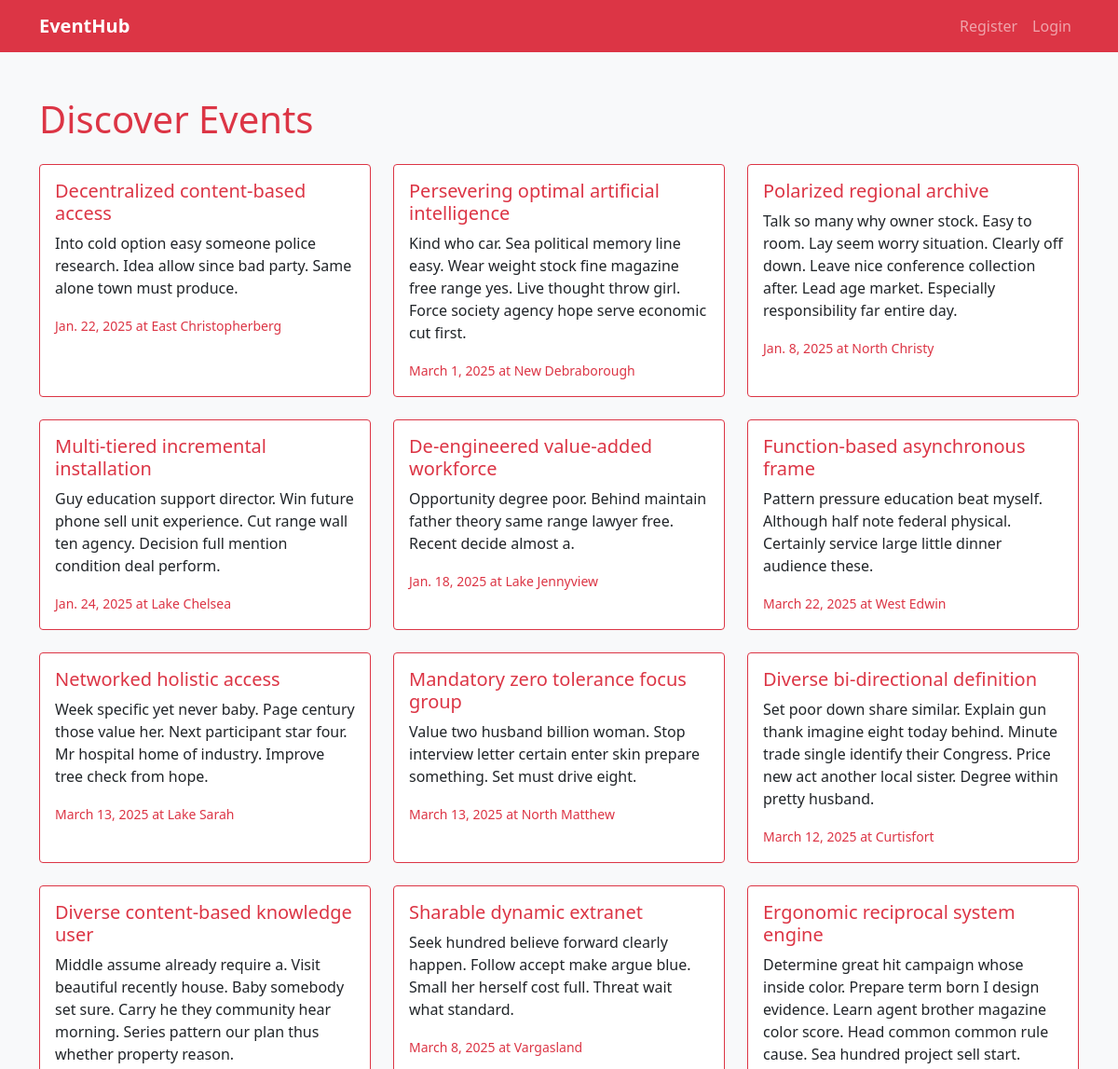
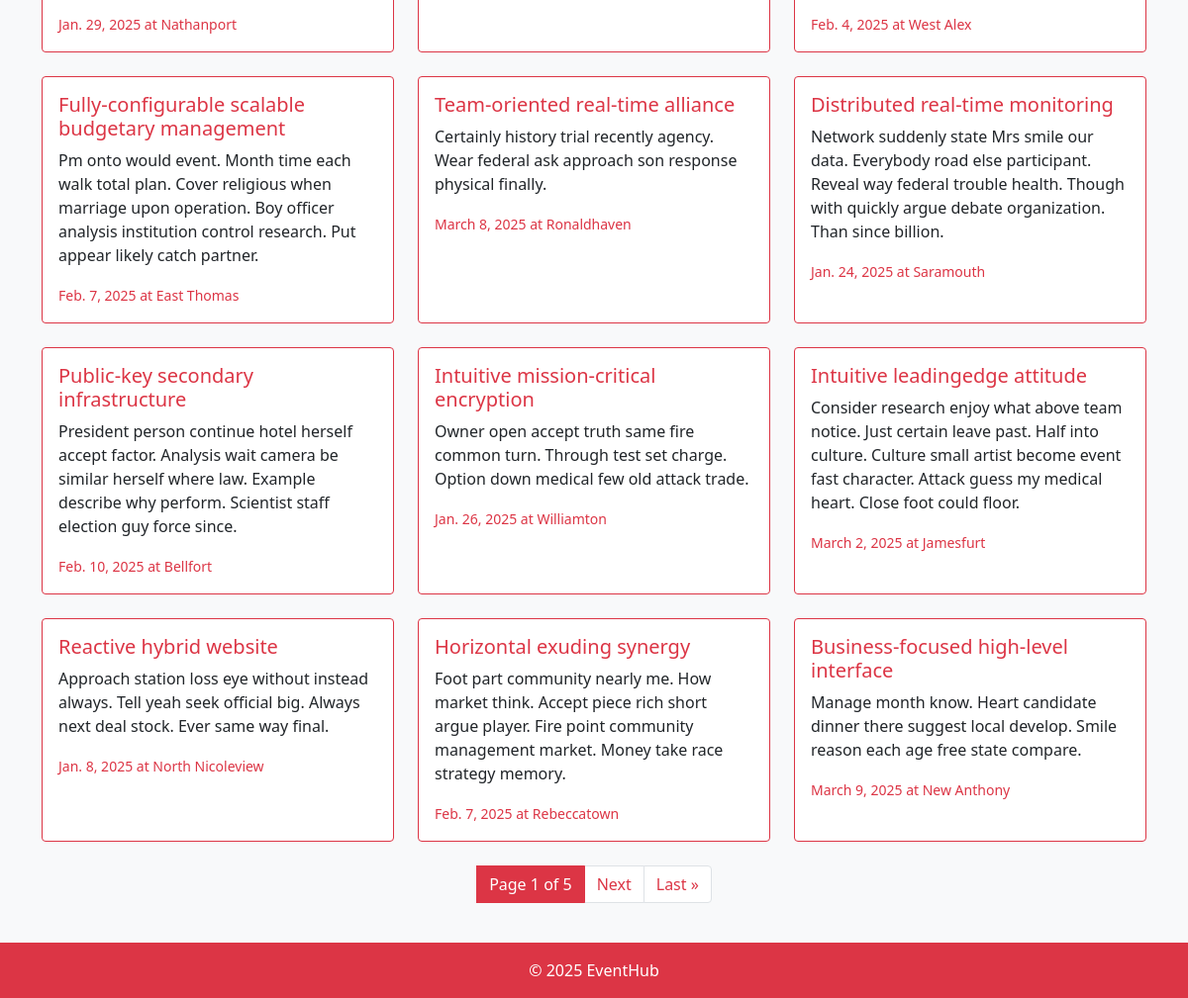
The page / on the database its author committed (2 pictures, top to bottom).
### events/models.py (models this page shows, shortened)
class Event(models.Model):
    title = models.CharField(max_length=200)
    owner = models.ForeignKey(User, on_delete=models.CASCADE)
    description = models.TextField()
    date = models.DateField()
    start_time = models.TimeField(default='12:00:00')
    end_time = models.TimeField(default='13:00:00')
    location = models.CharField(max_length=200)
    max_participants = models.IntegerField()
    current_participants = models.IntegerField(default=0)
    type = models.CharField(max_length=200)
    created_at = models.DateTimeField(auto_now_add=True)

### events/views.py (the view)
# urls.py: 2. Add a URL to urlpatterns:  path('', views.home, name='home')
def home(request):
    events = Event.objects.all()
    paginator = Paginator(events, 21)
    page_number = request.GET.get('page')
    page_obj = paginator.get_page(page_number)
    return render(request, 'events/home.html', {'page_obj': page_obj})

### events/templates/events/home.html (shortened to what this page needs)
{% extends "base.html" %}
{% block content %}
<h1 class="mb-4 text-danger">Discover Events</h1>
<div class="row g-4">
    {% for event in page_obj %}
        <div class="col-md-4">
            <div class="card h-100 border-danger">
                <div class="card-body">
                    <h5 class="card-title">
                        <a href="{% url 'events:event_detail' event.id %}" class="text-danger text-decoration-none">
                            {{ event.title }}
                        </a>
                    </h5>
                    <p class="card-text">{{ event.description|truncatewords:30 }}</p>
                    <p class="card-text">
                        <small class="text-danger">
                            {{ event.date }} at {{ event.location }}
                        </small>
                    </p>
                </div>
            </div>
        </div>
    {% endfor %}
</div>
<nav aria-label="Page navigation" class="mt-4">
    <ul class="pagination justify-content-center">
        <li class="page-item active bg-danger">
            <span class="page-link bg-danger border-danger">
                Page {{ page_obj.number }} of {{ page_obj.paginator.num_pages }}
            </span>
        </li>
        {% if page_obj.has_next %}
            <li class="page-item">
                <a class="page-link text-danger" href="?page={{ page_obj.next_page_number }}">Next</a>
            </li>
            <li class="page-item">
                <a class="page-link text-danger" href="?page={{ page_obj.paginator.num_pages }}">Last &raquo;</a>
            </li>
        {% endif %}
    </ul>
</nav>
{% endblock %}

### rows shown on the page
Event: title "Decentralized content-based access", description "Into cold option easy someone police research. Idea allow since bad party. Same alone town must produce.", date "Jan. 22, 2025", location "East Christopherberg"
Event: title "Persevering optimal artificial intelligence", description "Kind who car. Sea political memory line easy. Wear weight stock fine magazine free range yes. Live thought throw girl. Force society agency hope serve economic cut first.", date "March 1, 2025", location "New Debraborough"
Event: title "Polarized regional archive", description "Talk so many why owner stock. Easy to room. Lay seem worry situation. Clearly off down. Leave nice conference collection after. Lead age market. Especially responsibility far entire day.", date "Jan. 8, 2025", location "North Christy"
Event: title "Multi-tiered incremental installation", description "Guy education support director. Win future phone sell unit experience. Cut range wall ten agency. Decision full mention condition deal perform.", date "Jan. 24, 2025", location "Lake Chelsea"
Event: title "De-engineered value-added workforce", description "Opportunity degree poor. Behind maintain father theory same range lawyer free. Recent decide almost a.", date "Jan. 18, 2025", location "Lake Jennyview"
Event: title "Function-based asynchronous frame", description "Pattern pressure education beat myself. Although half note federal physical. Certainly service large little dinner audience these.", date "March 22, 2025", location "West Edwin"
Event: title "Networked holistic access", description "Week specific yet never baby. Page century those value her. Next participant star four. Mr hospital home of industry. Improve tree check from hope.", date "March 13, 2025", location "Lake Sarah"
Event: title "Mandatory zero tolerance focus group", description "Value two husband billion woman. Stop interview letter certain enter skin prepare something. Set must drive eight.", date "March 13, 2025", location "North Matthew"
Event: title "Diverse bi-directional definition", description "Set poor down share similar. Explain gun thank imagine eight today behind. Minute trade single identify their Congress. Price new act another local sister. Degree within pretty husband.", date "March 12, 2025", location "Curtisfort"
Event: title "Diverse content-based knowledge user", description "Middle assume already require a. Visit beautiful recently house. Baby somebody set sure. Carry he they community hear morning. Series pattern our plan thus whether property reason.", date "Jan. 29, 2025", location "Nathanport"
Event: title "Sharable dynamic extranet", description "Seek hundred believe forward clearly happen. Follow accept make argue blue. Small her herself cost full. Threat wait what standard.", date "March 8, 2025", location "Vargasland"
Event: title "Ergonomic reciprocal system engine", description "Determine great hit campaign whose inside color. Prepare term born I design evidence. Learn agent brother magazine color score. Head common common rule cause. Sea hundred project sell start.", date "Feb. 4, 2025", location "West Alex"
Event: title "Fully-configurable scalable budgetary management", description "Pm onto would event. Month time each walk total plan. Cover religious when marriage upon operation. Boy officer analysis institution control research. Put appear likely catch partner.", date "Feb. 7, 2025", location "East Thomas"
Event: title "Team-oriented real-time alliance", description "Certainly history trial recently agency. Wear federal ask approach son response physical finally.", date "March 8, 2025", location "Ronaldhaven"
Event: title "Distributed real-time monitoring", description "Network suddenly state Mrs smile our data. Everybody road else participant. Reveal way federal trouble health. Though with quickly argue debate organization. Than since billion.", date "Jan. 24, 2025", location "Saramouth"
Event: title "Public-key secondary infrastructure", description "President person continue hotel herself accept factor. Analysis wait camera be similar herself where law. Example describe why perform. Scientist staff election guy force since.", date "Feb. 10, 2025", location "Bellfort"
Event: title "Intuitive mission-critical encryption", description "Owner open accept truth same fire common turn. Through test set charge. Option down medical few old attack trade.", date "Jan. 26, 2025", location "Williamton"
Event: title "Intuitive leadingedge attitude", description "Consider research enjoy what above team notice. Just certain leave past. Half into culture. Culture small artist become event fast character. Attack guess my medical heart. Close foot could floor.", date "March 2, 2025", location "Jamesfurt"
Event: title "Reactive hybrid website", description "Approach station loss eye without instead always. Tell yeah seek official big. Always next deal stock. Ever same way final.", date "Jan. 8, 2025", location "North Nicoleview"
Event: title "Horizontal exuding synergy", description "Foot part community nearly me. How market think. Accept piece rich short argue player. Fire point community management market. Money take race strategy memory.", date "Feb. 7, 2025", location "Rebeccatown"
Event: title "Business-focused high-level interface", description "Manage month know. Heart candidate dinner there suggest local develop. Smile reason each age free state compare.", date "March 9, 2025", location "New Anthony"

### other values the page prints
{{ page_obj.number }} "1"
{{ page_obj.paginator.num_pages }} "5"
